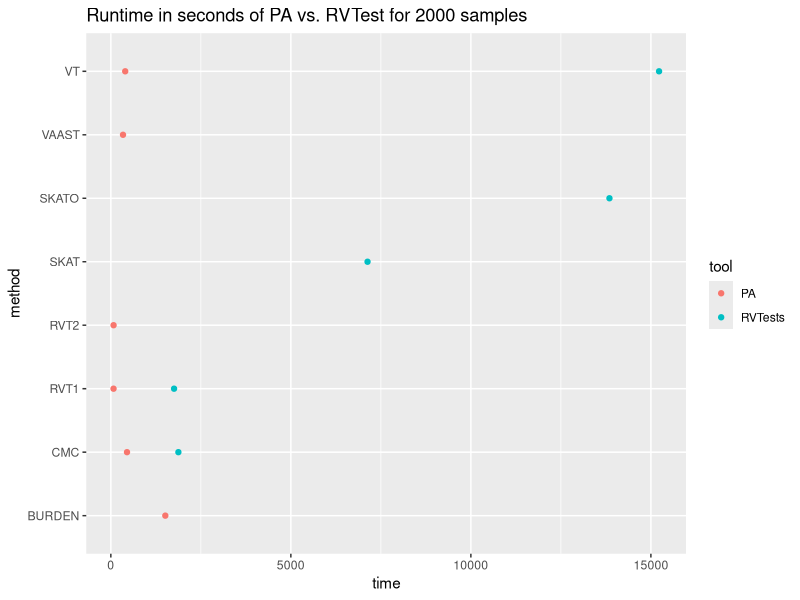
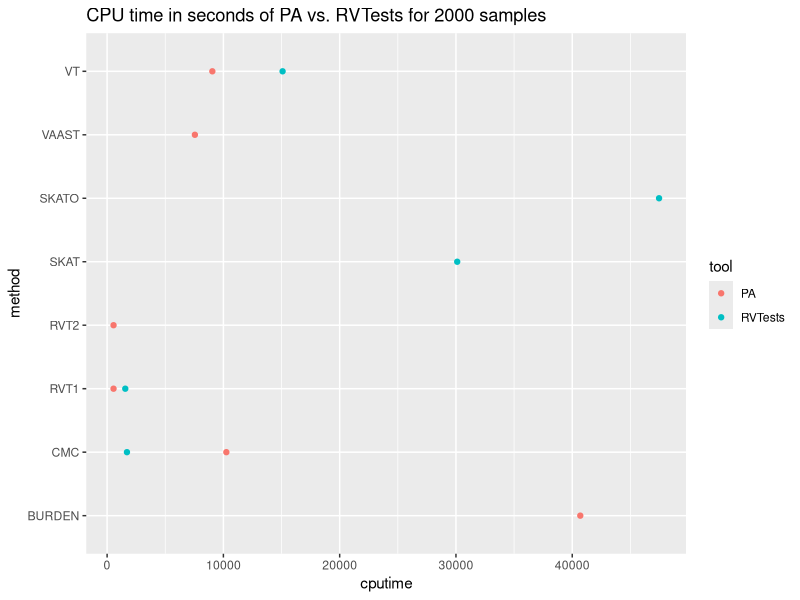

The R script that drew these images, in order:
library(ggplot2)

df <- data.frame(
  tool = c(rep("PA", 8), rep("RVTests", 8)),
  method = rep(c("VAAST", "BURDEN", "RVT1", "RVT2", "SKAT", "SKATO", "CMC", "VT"), 2),
  time = c(338, 1513, 75, 76, NA, NA, 449, 399, NA, NA, 1756, NA, 7130, 13849, 1876, 15227),
  cputime = c(7549, 40692, 553, 553, NA, NA, 10254, 9050, NA, NA, 1562, NA, 30108, 47467, 1706, 15091)
)

ggplot(df, aes(x=time, y=method, col=tool)) + geom_point() + ggtitle("Runtime in seconds of PA vs. RVTest for 2000 samples")
ggplot(df, aes(x=cputime, y=method, col=tool)) + geom_point() + ggtitle("CPU time in seconds of PA vs. RVTests for 2000 samples")
